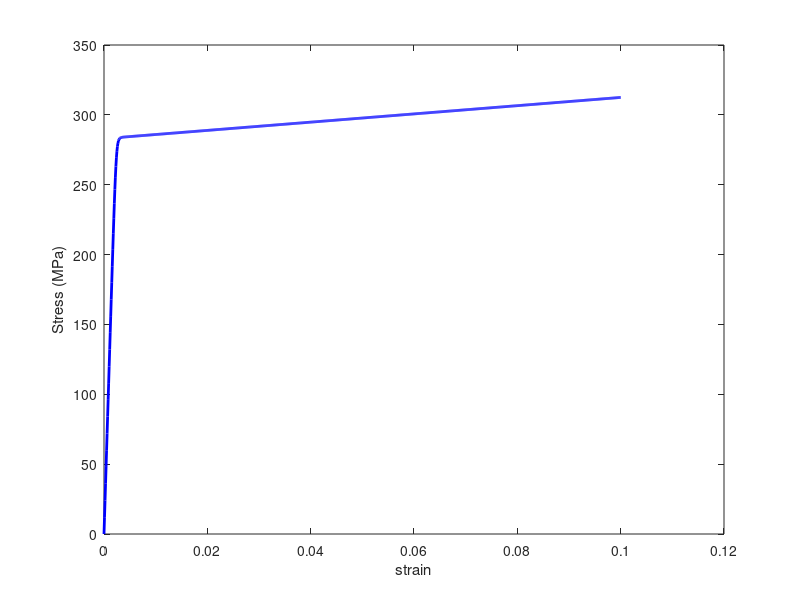

Write the MATLAB code that produced this figure.
% Rate independent CP law with hardening
e = 0; % strain
s = 0; % stress
mu = 120e9; % stiffness
gammadot = @(x,y) (0.02*(x/y)^10)*sign(x); % slip rate (Peirce et al)
taucrss0 = 200e6; % Initial tau_CRSS
taucrss = taucrss0;

e_p = 0; % plastic strain
delta_t = 0.0001;
% Loop over 1000 timesteps
for i=1:1000
    e(end+1) = e(end)+delta_t; % Impose 0.0001 strain increment
    s_trial = mu*(e(end) - e_p(end)); % Trial stress using approx elastic deformation
    gammadot_trial = gammadot(s_trial, taucrss); % Calculate slip rate
    e_p(end+1) = e_p(end) + gammadot_trial*delta_t; % Calculate new plastic strain
    taucrss = taucrss + taucrss0*abs(gammadot_trial)*delta_t; % Update hardness
    s(end+1) = mu*(e(end) - e_p(end)); % Calculate new stress using elastic constitutive law
end
% Plot
plot(e, s/1e6, 'Color', 'b', 'LineWidth', 2);
xlabel('strain');
ylabel('Stress (MPa)');